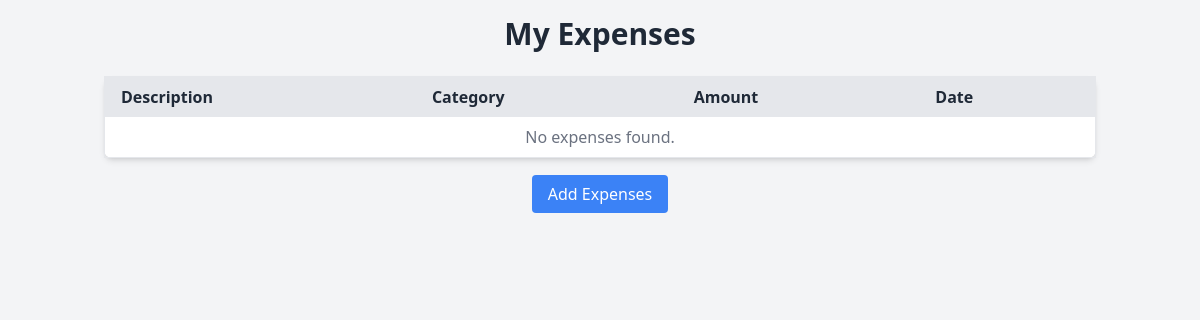
Before: / (signed in) with the older database file.
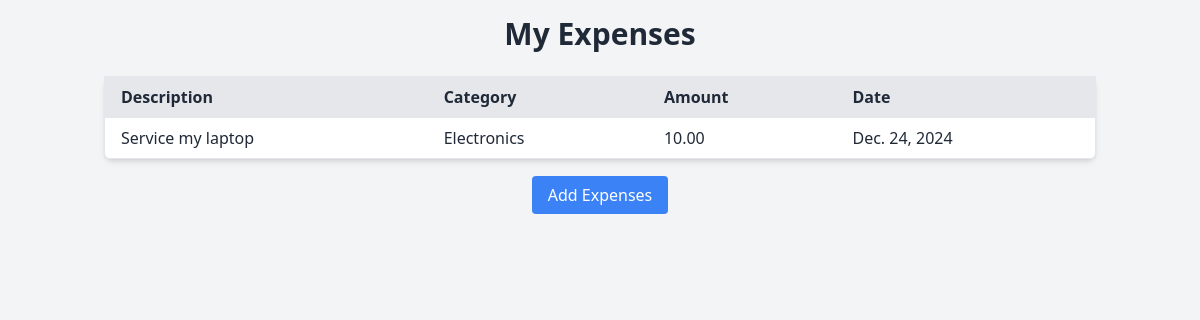
After: the same page with the newer database file.
### expense/models.py (models this page shows, shortened)
class Expense(models.Model):
    user = models.ForeignKey(User, on_delete=models.CASCADE)
    title =  models.CharField(max_length=255, default="Default Title")
    category = models.ForeignKey(Category, on_delete=models.SET_NULL, null=True)
    description = models.TextField()
    amount = models.DecimalField(max_digits=10, decimal_places=2)
    date = models.DateField()

class Category(models.Model):
    name = models.CharField(max_length=255)
    user = models.ForeignKey(User, on_delete=models.CASCADE)
    def __str__(self):
        return self.name

### expense/views.py (the view)
# urls.py: path('', views.expense_list, name='expense_list'),
def expense_list(request):
    if request.user.is_authenticated:
        expenses = Expense.objects.filter(user = request.user)
    else:
        expenses = []
    return render(request, 'expense_list.html', {'expense': expenses})

### expense/templates/expense_list.html (shortened to what this page needs)
{% load static %}
<!DOCTYPE html>
<html lang="en">
<head>
    <link rel="stylesheet" href="{% static 'css/output.css' %}">
</head>
<body class="bg-gray-100 text-gray-800">
    <div class="container mx-auto p-4">
        <h1 class="text-3xl font-bold mb-6 text-center">My Expenses</h1>
        <table class="table-auto w-full bg-white border border-gray-200 rounded-lg shadow-md">
            <thead class="bg-gray-200">
                <tr>
                    <th class="px-4 py-2 text-left">Description</th>
                    <th class="px-4 py-2 text-left">Category</th>
                    <th class="px-4 py-2 text-left">Amount</th>
                    <th class="px-4 py-2 text-left">Date</th>
                </tr>
            </thead>
            <tbody>
                {% for expense in expense %}
                <tr class="border-t">
                    <td class="px-4 py-2">{{ expense.description }}</td>
                    <td class="px-4 py-2">{{ expense.category }}</td>
                    <td class="px-4 py-2">{{ expense.amount }}</td>
                    <td class="px-4 py-2">{{ expense.date }}</td>
                </tr>
                {% empty %}
                <tr>
                    <td colspan="4" class="px-4 py-2 text-center text-gray-500">No expenses found.</td>
                </tr>
                {% endfor %}
            </tbody>
        </table>
        <div class="mt-6 text-center">
            <a href="{% url 'add_expense' %}" class="bg-blue-500 text-white px-4 py-2 rounded hover:bg-blue-600">
                Add Expenses
            </a>
        </div>
    </div>
</body>
</html>

Changed rows visible on the page:
added Expense: description "Service my laptop", category "Electronics", amount "10.00", date "Dec. 24, 2024"
Other visible differences:
text no longer shown: "No expenses found."
